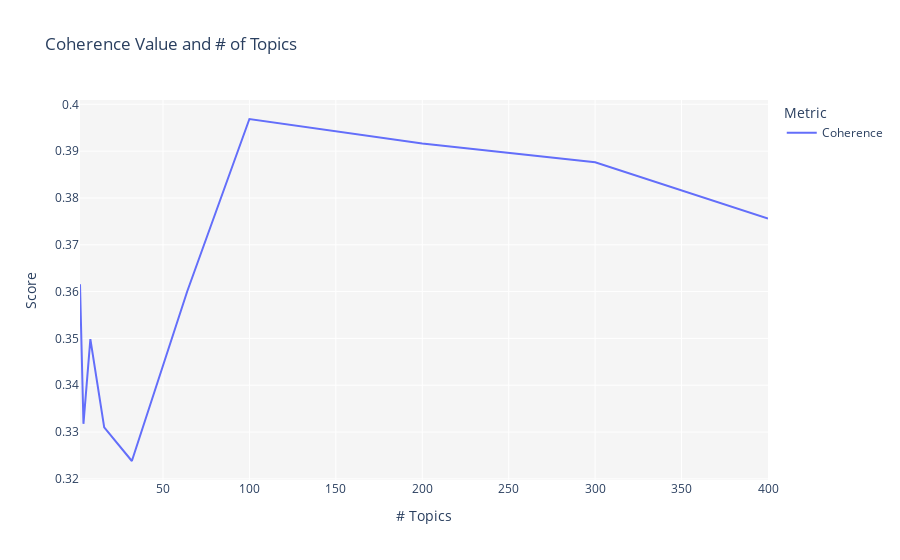

This figure's notebook cell:
### Code cell
# create a sample dataset for testing
df_train = df_complaints_balance.sample(n=100, random_state=random_seed)

# create the topic modeler and perform the pre-processing steps
topic_modeler = TopicModeling(df_train, random_seed)
topic_modeler.setup(target='review_content_clean', custom_stopwords=None, verbose=True)

# create the model
model = topic_modeler.create_tuned_model(model='lda', fold=10, verbose=True)

### Figure 1 — Plotly figure (JSON) as saved in the notebook; plotly's stock layout.template omitted (floating-point values rounded to 4 significant figures)
{"data": [{"hovertemplate": "Metric=Coherence<br># Topics=%{x}<br>Score=%{y}<extra></extra>", "legendgroup": "Coherence", "line": {"color": "#636efa", "dash": "solid", "shape": "linear"}, "marker": {"symbol": "circle"}, "mode": "lines", "name": "Coherence", "orientation": "v", "showlegend": true, "type": "scatter", "x": [2, 4, 8, 16, 32, 64, 100, 200, 300, 400], "xaxis": "x", "y": [0.3615, 0.3318, 0.3498, 0.331, 0.3238, 0.36, 0.3969, 0.3916, 0.3876, 0.3756], "yaxis": "y"}], "layout": {"legend": {"title": {"text": "Metric"}, "tracegroupgap": 0}, "plot_bgcolor": "rgb(245,245,245)", "title": {"text": "Coherence Value and # of Topics"}, "xaxis": {"anchor": "y", "domain": [0, 1], "title": {"text": "# Topics"}}, "yaxis": {"anchor": "x", "domain": [0, 1], "title": {"text": "Score"}}}}
